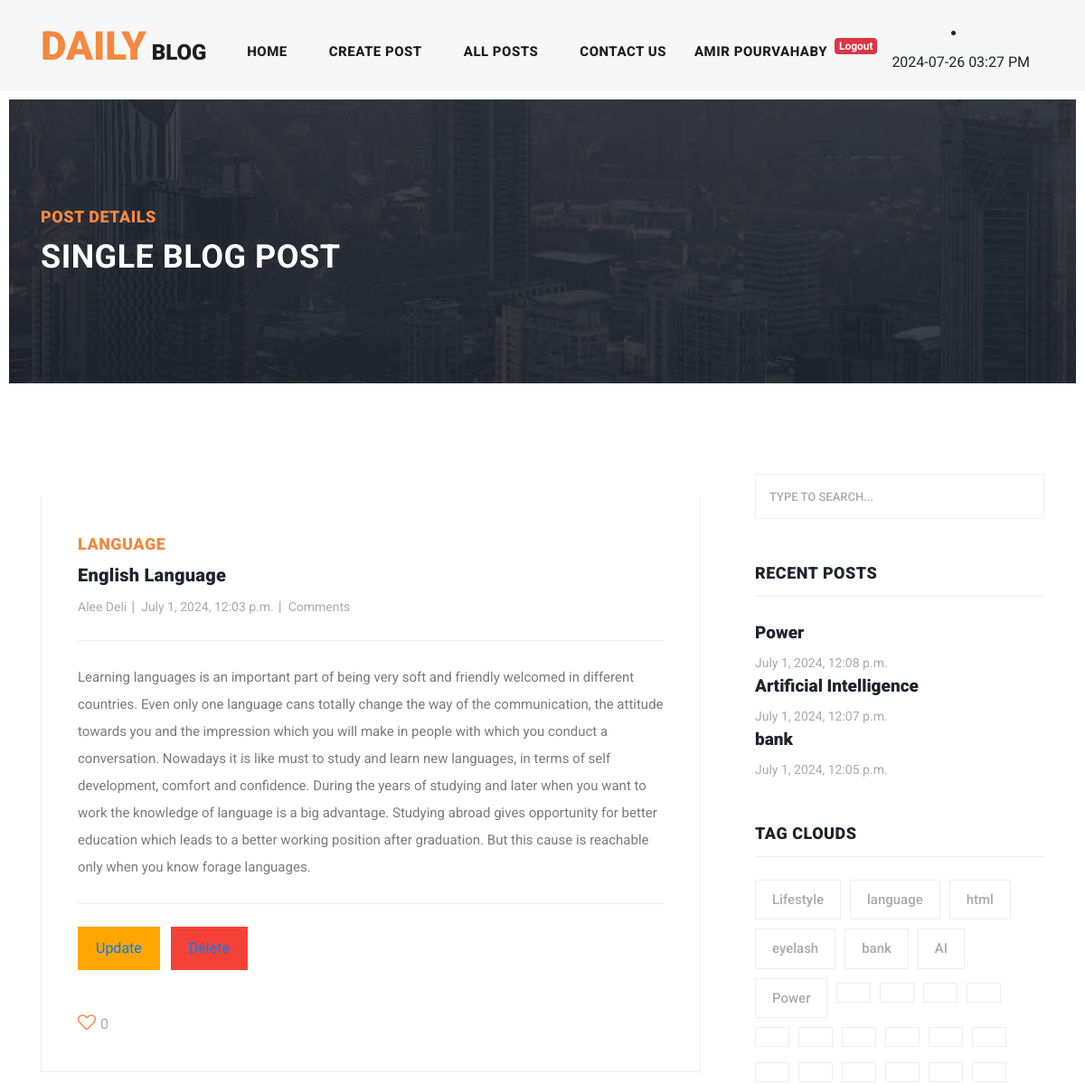
The app's page /post/details/english-language (signed in, upper part), older data.
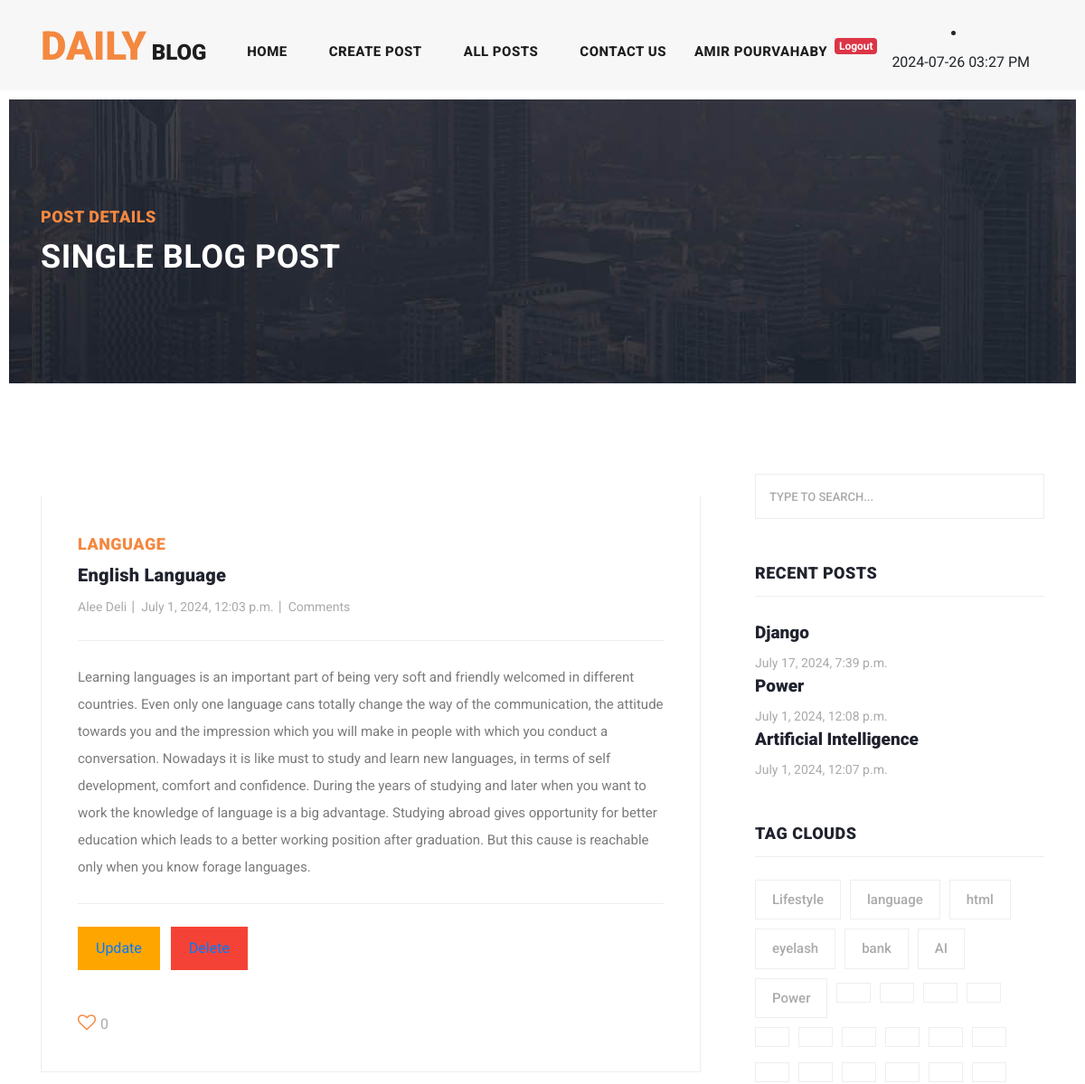
The same page, newer data.
### post/models.py (models this page shows, shortened)
class Article(models.Model):
    author = models.ForeignKey(User, on_delete=models.CASCADE, null=True)
    category = models.ManyToManyField(Category, related_name="articles", blank=True)
    title = models.CharField(max_length=100)
    body = models.TextField()
    created_time = models.DateTimeField(auto_now_add=True)
    updated_time = models.DateTimeField(auto_now=True)
    image = models.ImageField(upload_to='images/post', default='images/ArticleDefault.jpg')
    slug = models.SlugField(null=True, unique=True)
    published = models.BooleanField(default=False)
    def show_image(self):
        if self.image:
            return format_html(f"<img src='{self.image.url}' width='45px' height='30px'>")
    show_image.short_description = 'Image'
    def get_absolute_url(self):
        return reverse("post:details", kwargs={"slug": self.slug})

class Category(models.Model):
    title = models.CharField(max_length=100)
    class Meta:
        verbose_name_plural = 'Categories'
    def __str__(self):
        return self.title

### post/views.py (the view)
# urls.py: path('details/<slug:slug>', views.post_details, name='details'),
def post_details(request, slug):
    articles = Article.objects.get(slug=slug)
    if request.method == 'POST':
        body = request.POST.get('body')
        parent_id = request.POST.get('parent_id')
        Comment.objects.create(user=request.user, article=articles, body=body, parent_id=parent_id)
    if request.user.is_authenticated:
        if request.user.likes.filter(article__slug=slug, user_id=request.user.id).exists():
            is_liked = True
        else:
            is_liked = False
    return render(request, 'post/post-details.html', context={'articles': articles, "is_liked": is_liked})

### context_processors/context_processors.py (called while the page is built)
def user(request):
    user = User.objects.all()
    return {'user': user}

def sidebar(request):
    recent = Article.objects.order_by('-created_time')[:3]
    return {'recent': recent}

def categories(request):
    categories = Category.objects.all()
    return {'categories': categories}

### home/templatetags/filters.py (called while the page is built)
@register.simple_tag
def current_time(format_string):
    return datetime.now().strftime(format_string)

### post/templates/post/post-details.html (shortened to what the changed rows need)
{% extends 'base.html' %}
{% load static %}
{% block content %}
    <body>
    <div class="heading-page header-text">
        <section class="page-heading">
            <div class="container">
                <div class="row">
                    <div class="col-lg-12">
                        <div class="text-content">
                            <h2>Single blog post</h2>
                        </div>
                    </div>
                </div>
            </div>
        </section>
    </div>
    <section class="blog-posts grid-system">
        <div class="container">
            <div class="row">
                {% include 'includes/sidebar.html' %}
            </div>
        </div>
    </section>
{% endblock %}

### templates/includes/sidebar.html
{% load static %}
<div class="col-lg-4">
    <div class="sidebar">
        <div class="row">
            <div class="col-lg-12">
                <div class="sidebar-item search">
                    <form id="search_form" name="gs" method="GET" action="{% url 'post:search' %}">
                        <input type="text" name="q" class="searchText" placeholder="type to search..."
                               autocomplete="on">
                    </form>
                </div>
            </div>
            <div class="col-lg-12">
                <div class="sidebar-item recent-posts">
                    <div class="sidebar-heading">
                        <h2>Recent Posts</h2>
                    </div>
                    {% for item in recent %}
                        <div class="content">
                            <ul>
                                <li><a href="{% url 'post:details' item.slug %}">
                                    <h5>{{ item.title }}</h5>
                                    <span>{{ item.created_time }}</span>
                                </a></li>
                            </ul>
                        </div>
                    {% endfor %}
                </div>
            </div>
            <div class="col-lg-12">
                <div class="sidebar-item tags">
                    <div class="sidebar-heading">
                        <h2>Tag Clouds</h2>
                    </div>
                    <div class="content">
                        <ul>
                            {% for item in categories %}
                                <li><a href="{% url 'post:categories' item.id %}">{{ item.title }}</a></li>
                            {% endfor %}
                        </ul>
                    </div>
                </div>
            </div>
        </div>
    </div>
</div>

Row changes from the older to the newer data that the page shows:
no longer on this page (row edited): Article: title "bank", created_time "July 1, 2024, 12:05 p.m."
added Article: title "Django", created_time "July 17, 2024, 7:39 p.m."
